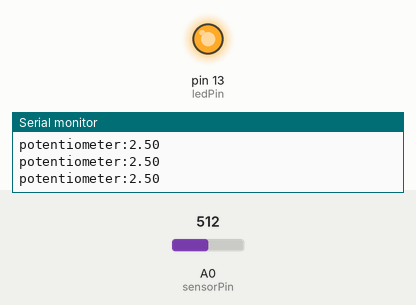
Bench run of a sketch on a simulated Arduino Uno, built with avr-gcc and run on an emulated ATmega328P. On the bench: output pins drawn as LEDs (lit = HIGH), the last lines printed to the serial monitor. The inputs (shaded band) are chosen by the test bench; at power-on: A0 (sensorPin) = 512.

Above: at 1.2 s.
1.3 s: A0 (sensorPin) set to 495
At 2.4 s:
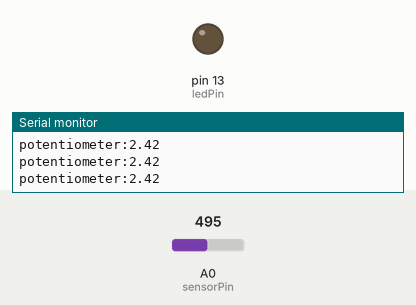
2.8 s: A0 (sensorPin) set to 716
At 4.0 s:
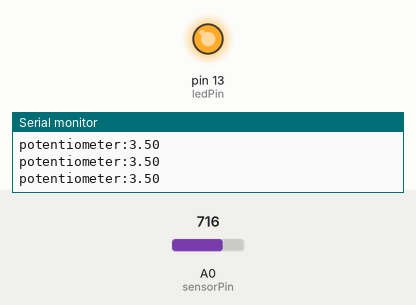
4.3 s: A0 (sensorPin) set to 511
At 5.4 s:
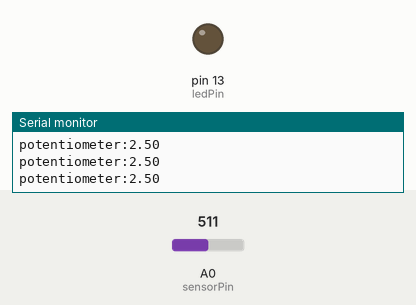
Timing chart, 0 to 7.3 s (numbered marks = the images above; inputs shaded):
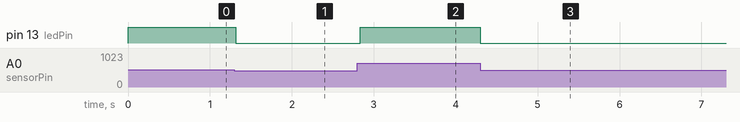

The sketch:

Potentiometer.ino
```cpp
int sensorPin = A0;   // select the input pin for the potentiometer
int ledPin = 13;      // select the pin for the LED
int sensorValue = 0;  // variable to store the value coming from the sensor

void setup() {
  Serial.begin(9600);
}

void loop() {
  sensorValue = analogRead(sensorPin); // 0-1023      2^10

  int pwm = sensorValue / 4; // 0-255       2^8
  float voltage = sensorValue / 1024.0 * 5.0; // 0.00-5.00v

  analogWrite(ledPin, pwm);

  Serial.print("potentiometer:"); // plot label
  Serial.println(voltage);

  delay(50); // 20 Hz update frequency - 50ms period
}
```

Measured:
- the behaviour switches between 512 and 511 on A0 (sensorPin) (found by bisection; images 0 and 1)
- after the input at 1.3 s, pin 13 (ledPin): HIGH → LOW at once
- after the input at 2.8 s, pin 13 (ledPin): LOW → HIGH at once
- after the input at 4.3 s, pin 13 (ledPin): HIGH → LOW at once
